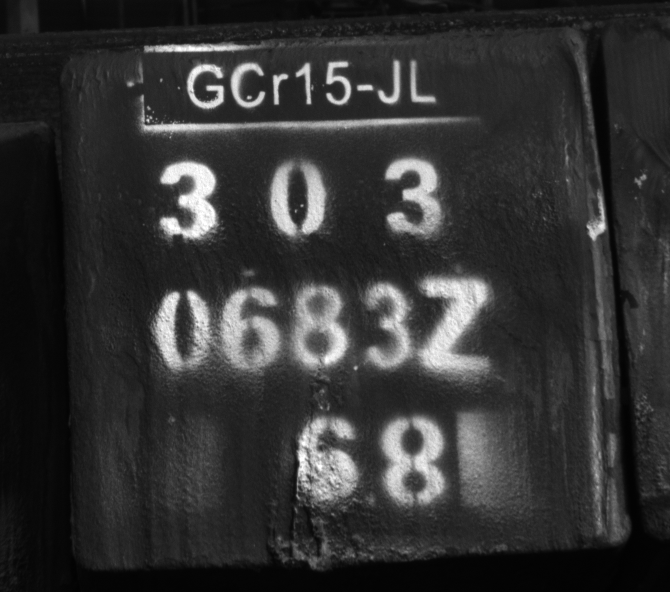
#> input picture ocr/image/BoldSingle/3030683Z_good.png, 670 x 592 px
$ python bound_detected.py
#> lines starting #> are read from the running program, lines starting #| are printed output that depends on the picture; after the words box and inside, x2 and y2 are one past the last pixel; in counts of white or black regions, pixels touching at a corner belong together
import cv2
import numpy as np

# 读取图像
image = cv2.imread('image/BoldSingle/3030683Z_good.png')
#> image is the input picture: shape (592, 670, 3); min 1, max 255, mean 51.4
#> slider 'reszieThreshold' is set to 13

cv2.imshow('image', image)


def callBack(x):
#> called with x = 13
    global image
    # 定义膨胀和腐蚀的核（结构元素）
    kernel = np.ones((x, x), np.uint8)
    # 执行膨胀操作
    dilated = cv2.dilate(image, kernel, iterations=1)
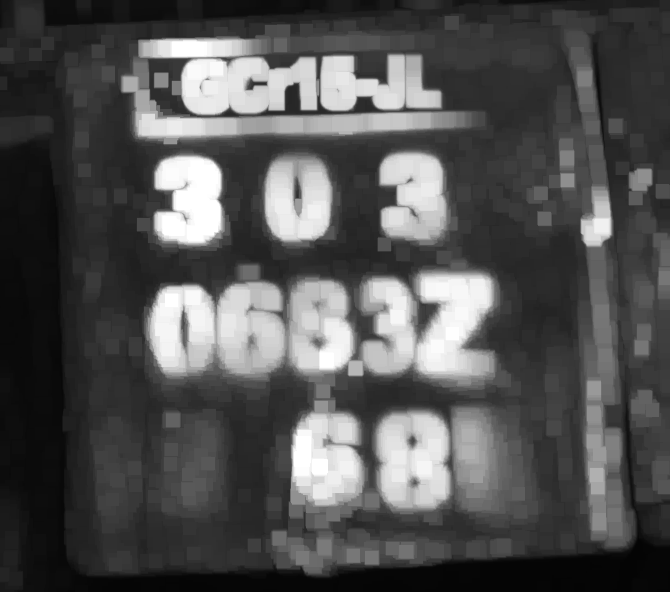
#> dilated: shape (592, 670, 3); min 4, max 255, mean 82.3
    # 执行腐蚀操作
    eroded = cv2.erode(dilated, kernel, iterations=1)
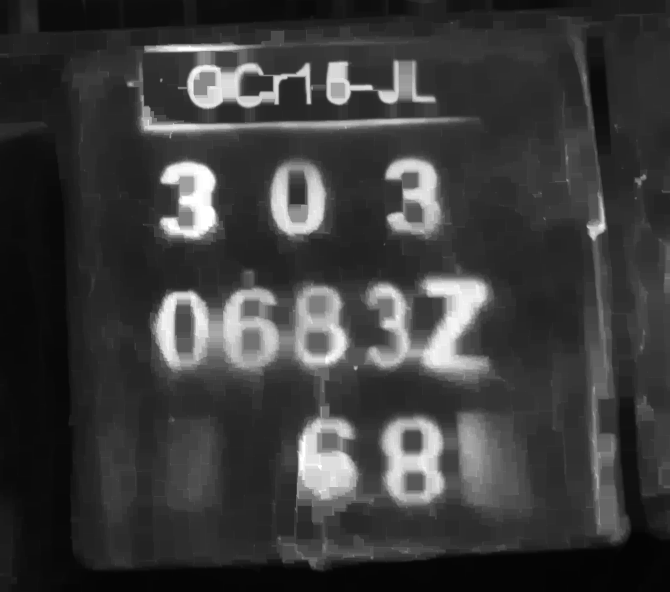
#> eroded: shape (592, 670, 3); min 4, max 255, mean 59.4

    # 使用OpenCV进行字符位置检测
    gray = cv2.cvtColor(eroded, cv2.COLOR_BGR2GRAY)
    _, binary = cv2.threshold(gray, 180, 255, cv2.THRESH_BINARY)
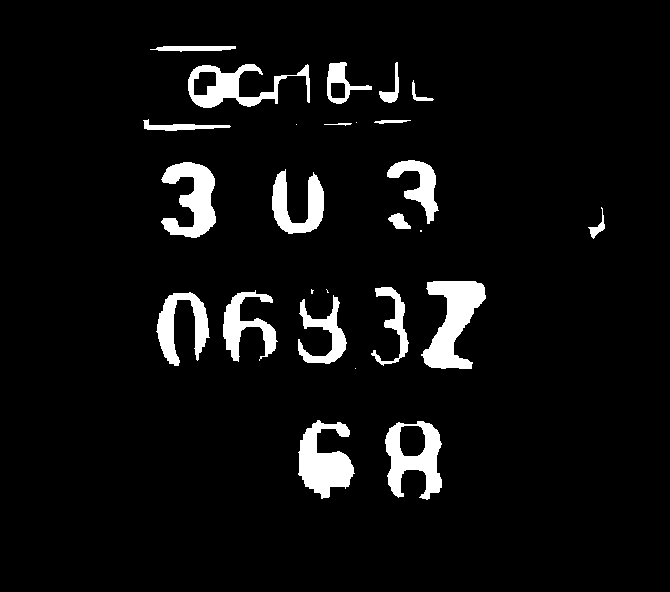
#> binary: shape (592, 670); 5.9% white; 26 white regions (6 under 20 px)
    contours, _ = cv2.findContours(binary, cv2.RETR_EXTERNAL, cv2.CHAIN_APPROX_SIMPLE)
#> contours = 26 contours, 7 with area under 20; largest, box (x1, y1, x2, y2) and area: (385, 421, 442, 500) 2904, (421, 281, 486, 369) 2866, (298, 420, 355, 499) 2422, (188, 64, 310, 108) 2246, (161, 162, 216, 238) 2192

    image_copy = image.copy()
    # 处理检测到的字符位置
    for contour in contours:
        x, y, w, h = cv2.boundingRect(contour)
        if w * h < 100:
            continue
        cv2.rectangle(image_copy, (x, y), (x + w, y + h), (0, 255, 0), 2)
        print(f"字符位置: 左上角 ({x}, {y}), 右下角 ({x + w}, {y + h})")
#> this loop made 26 passes
#> (x, y, w, h) on passes 1, 2, 3, 4, 5, 6, 7, 8, 9, 10, 12, 13: (385, 421, 57, 79), (298, 420, 57, 79), (355, 368, 1, 1), (298, 295, 49, 69), (156, 292, 54, 74), (223, 290, 55, 72), (326, 289, 3, 4), (311, 289, 3, 5), (371, 287, 38, 79), (421, 281, 65, 88), (388, 213, 23, 16), (588, 207, 17, 32)
#> (contour, x, y, w, h) on pass 11: ([[420, 230], [420, 231], [421, 231], [421, 230]], 420, 230, 2, 2)
#| 字符位置: 左上角 (385, 421), 右下角 (442, 500)
#| 字符位置: 左上角 (298, 420), 右下角 (355, 499)
#| 字符位置: 左上角 (298, 295), 右下角 (347, 364)
#| 字符位置: 左上角 (156, 292), 右下角 (210, 366)
#| 字符位置: 左上角 (223, 290), 右下角 (278, 362)
#| 字符位置: 左上角 (371, 287), 右下角 (409, 366)
#| 字符位置: 左上角 (421, 281), 右下角 (486, 369)
#| 字符位置: 左上角 (388, 213), 右下角 (411, 229)
#> (further printed lines are left out)
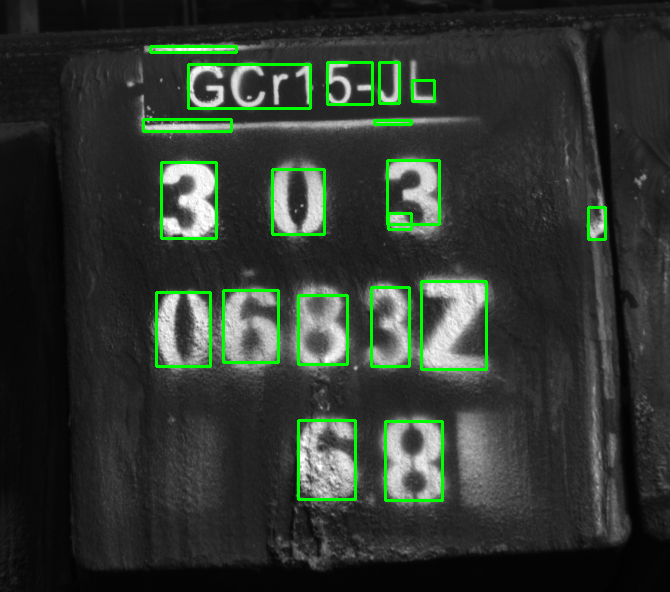
#> image_copy: shape (592, 670, 3); 2.93% of pixels changed, all inside (x1, y1, x2, y2) = (142, 45, 607, 502)
    cv2.imshow('image', image_copy)


cv2.namedWindow('image', cv2.WINDOW_NORMAL)
cv2.namedWindow('image')
cv2.createTrackbar('reszieThreshold', 'image', 0, 40, callBack)

cv2.waitKey()

$ run again, with ocr/image/BoldSingle/1.png copied over ocr/image/BoldSingle/3030683Z_good.png
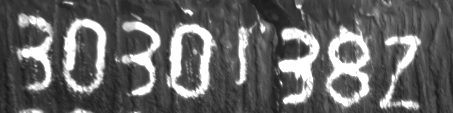
#> input picture ocr/image/BoldSingle/1.png, 453 x 113 px
#> image is the input picture: shape (113, 453, 3); min 24, max 255, mean 101.7
#> in callBack, `_, binary = cv2.threshold(gray, 180, 255, cv2.THRESH_BINARY)`:
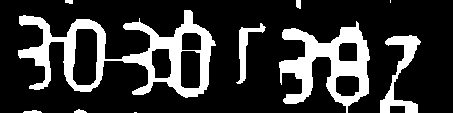
#> binary: shape (113, 453); 21.1% white; 10 white regions (2 under 20 px)
#> contours = 10 contours, 3 with area under 20; largest, box (x1, y1, x2, y2) and area: (18, 10, 216, 98) 7728, (279, 21, 370, 113) 4072, (380, 35, 421, 113) 940, (236, 23, 266, 84) 403, (296, 0, 301, 9) 29, (23, 110, 42, 113) 22, (74, 109, 87, 113) 22
#> the loop in callBack, `for contour in contours:` made 10 passes
#> (x, y, w, h) on passes 2, 3, 4, 5, 6, 7, 9, 10: (23, 110, 19, 3), (74, 109, 13, 4), (380, 35, 41, 78), (236, 23, 30, 61), (279, 21, 91, 92), (18, 10, 198, 88), (296, 0, 5, 9), (65, 0, 8, 4)
#> (printed output is left out)
#> after the loop in callBack, `for contour in contours:`:
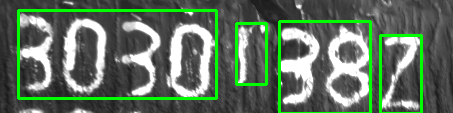
#> image_copy: shape (113, 453, 3); 7.4% of pixels changed, all inside (x1, y1, x2, y2) = (17, 9, 423, 113)

$ run again, with ocr/image/BoldSingle/3030683Z.png copied over ocr/image/BoldSingle/3030683Z_good.png
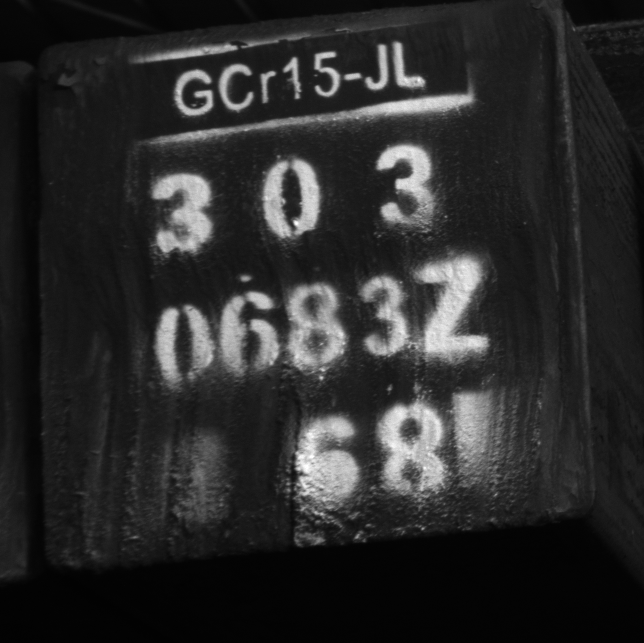
#> input picture ocr/image/BoldSingle/3030683Z.png, 644 x 643 px
#> image is the input picture: shape (643, 644, 3); min 1, max 255, mean 42.9
#> in callBack, `_, binary = cv2.threshold(gray, 180, 255, cv2.THRESH_BINARY)`:
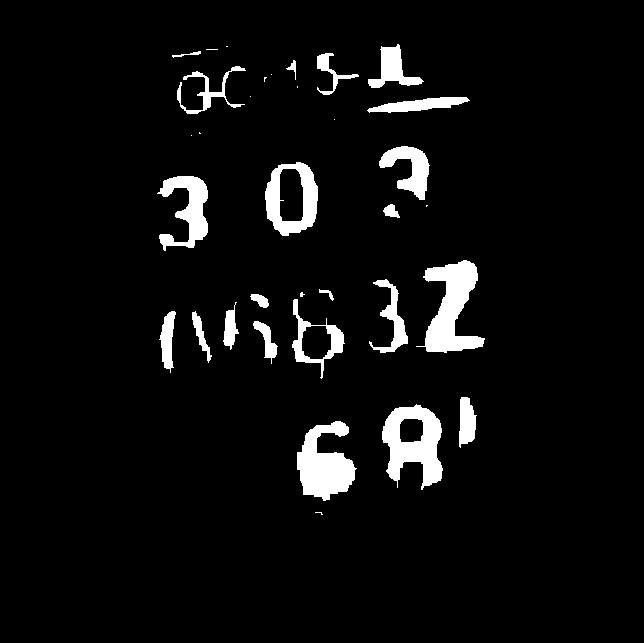
#> binary: shape (643, 644); 5.3% white; 34 white regions (12 under 20 px)
#> contours = 34 contours, 12 with area under 20; largest, box (x1, y1, x2, y2) and area: (382, 404, 443, 490) 3308, (265, 162, 318, 236) 3013, (416, 260, 485, 353) 2928, (297, 421, 357, 501) 2704, (292, 299, 345, 379) 1705
#> the loop in callBack, `for contour in contours:` made 34 passes
#> (x, y, w, h) on passes 1 to 8: (315, 512, 8, 3), (297, 421, 60, 80), (382, 404, 61, 86), (459, 397, 18, 51), (253, 321, 25, 43), (192, 311, 20, 52), (159, 311, 17, 62), (223, 302, 16, 48)
#> (printed output is left out)
#> after the loop in callBack, `for contour in contours:`:
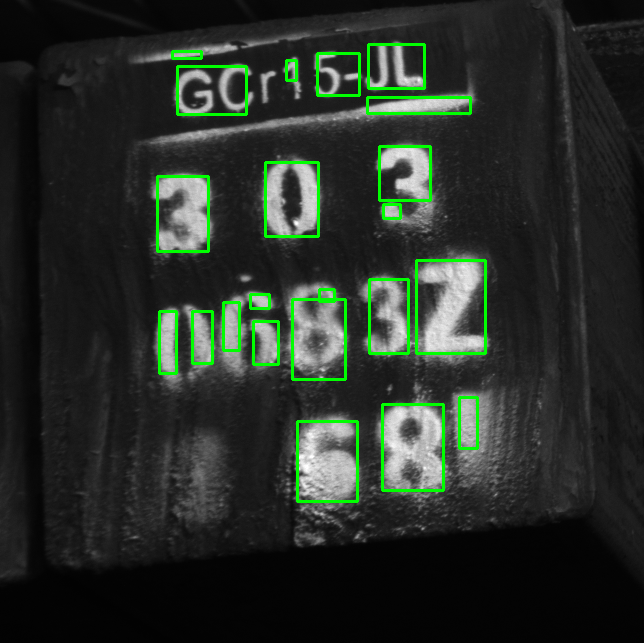
#> image_copy: shape (643, 644, 3); 2.84% of pixels changed, all inside (x1, y1, x2, y2) = (156, 43, 487, 503)
